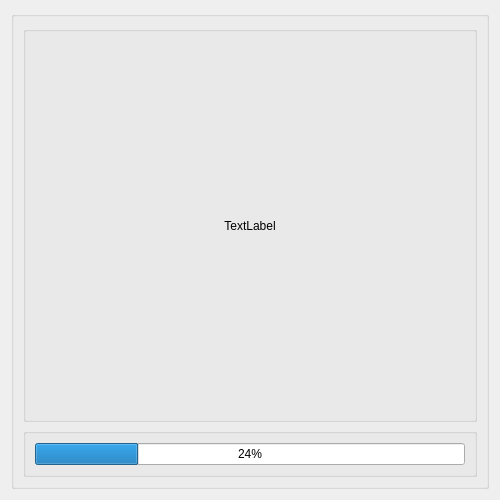
<?xml version="1.0" encoding="UTF-8"?>
<ui version="4.0">
 <class>Widget</class>
 <widget class="QWidget" name="Widget">
  <property name="geometry">
   <rect>
    <x>0</x>
    <y>0</y>
    <width>500</width>
    <height>500</height>
   </rect>
  </property>
  <property name="windowTitle">
   <string>Widget</string>
  </property>
  <property name="autoFillBackground">
   <bool>false</bool>
  </property>
  <property name="styleSheet">
   <string notr="true"/>
  </property>
  <layout class="QGridLayout" name="gridLayout_4">
   <item row="0" column="0">
    <widget class="QGroupBox" name="groupBox">
     <property name="title">
      <string/>
     </property>
     <property name="alignment">
      <set>Qt::AlignCenter</set>
     </property>
     <layout class="QGridLayout" name="gridLayout_3">
      <item row="0" column="0">
       <widget class="QGroupBox" name="groupBox_2">
        <property name="sizePolicy">
         <sizepolicy hsizetype="Preferred" vsizetype="Preferred">
          <horstretch>0</horstretch>
          <verstretch>1</verstretch>
         </sizepolicy>
        </property>
        <property name="title">
         <string/>
        </property>
        <property name="alignment">
         <set>Qt::AlignCenter</set>
        </property>
        <layout class="QGridLayout" name="gridLayout">
         <item row="0" column="0">
          <widget class="QLabel" name="label">
           <property name="text">
            <string>TextLabel</string>
           </property>
           <property name="alignment">
            <set>Qt::AlignCenter</set>
           </property>
          </widget>
         </item>
        </layout>
       </widget>
      </item>
      <item row="1" column="0">
       <widget class="QGroupBox" name="groupBox_3">
        <property name="title">
         <string/>
        </property>
        <property name="alignment">
         <set>Qt::AlignCenter</set>
        </property>
        <layout class="QGridLayout" name="gridLayout_2">
         <item row="0" column="0">
          <widget class="QProgressBar" name="progressBar">
           <property name="value">
            <number>24</number>
           </property>
           <property name="alignment">
            <set>Qt::AlignCenter</set>
           </property>
          </widget>
         </item>
        </layout>
       </widget>
      </item>
     </layout>
    </widget>
   </item>
  </layout>
 </widget>
 <resources/>
 <connections/>
</ui>
